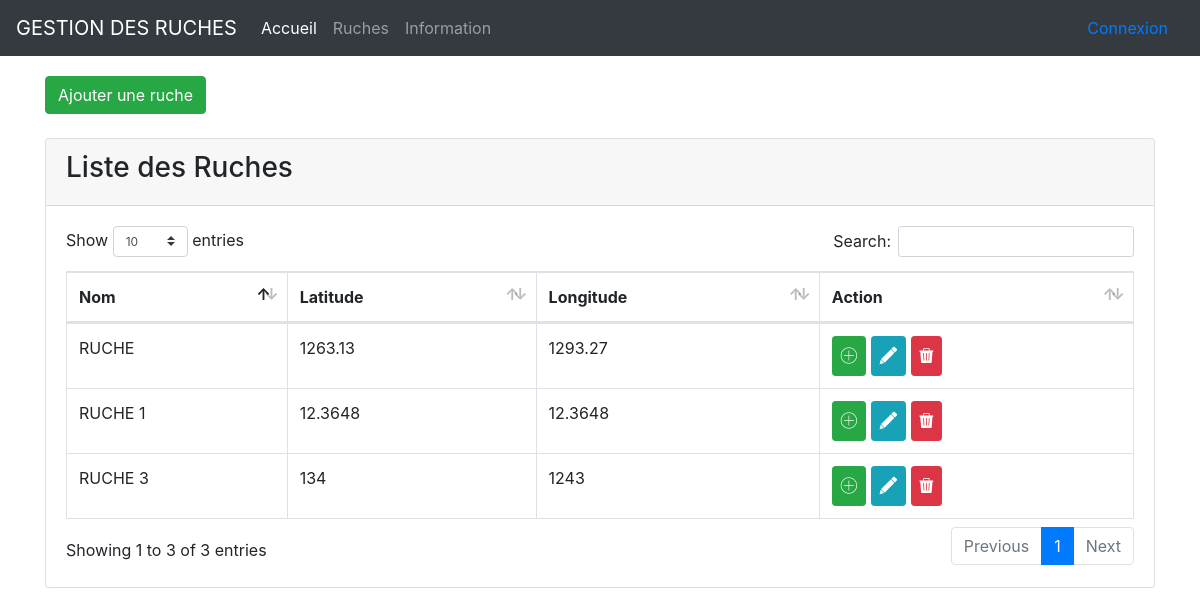
/index.php?action=ruches, run on the app's committed database.
### tables this page shows
CREATE TABLE IF NOT EXISTS `ruches` (
  `id` int(11) NOT NULL AUTO_INCREMENT,
  `name` varchar(255) NOT NULL,
  `longitude` float NOT NULL,
  `latitude` float NOT NULL,
  `create_at` datetime NOT NULL,
  `update_at` datetime DEFAULT NULL,
  PRIMARY KEY (`id`)
);

### controller/controller.php (called while the page is built, shortened)
<?php
require_once('model/RucheManager.php');
function listRuches()
{
    $ruchesManager=new RucheManager();
    $listRuches= $ruchesManager->getList();
    require('view/ruche/listRuche.php');
}

### model/RucheManager.php (called while the page is built, shortened)
<?php
require_once("class/Ruche.php");
class RucheManager extends Manager{
	public function getList()
	{
	  $ruches = [];
	  $db = $this->dbConnect();
	  $q = $db->query('SELECT id, name, latitude, longitude, create_at FROM ruches ORDER BY id');
	  while ($donnees = $q->fetch(PDO::FETCH_ASSOC))
	  {
		 $ruches[] = new Ruche($donnees);
	  }
	  return $ruches;
	}
}

### class/Ruche.php (called while the page is built, shortened)
<?php
	class Ruche{
		private $_id;
		private $_name;
		private $_latitude;
		private $_longitude;
		public function getId(){
			return $this->_id;
		}
		public function setId($_id){
			$this->_id =(int) $_id;
		}
		public function getName(){
			return $this->_name;
		}
		public function setName($_name){
			$this->_name =  $_name;
		}
		public function getLatitude(){
			return $this->_latitude;
		}
		public function setLatitude($_latitude){
			$this->_latitude = $_latitude ;
		}
		public function getLongitude(){
			return $this->_longitude;
		}
		public function setLongitude($_longitude){
			$this->_longitude =$_longitude ;
		}
		public function hydrate(array $donnees)
		{
			foreach ($donnees as $key => $value)
			{
				$method = 'set'.ucfirst($key);
			}
		}
	}

### view/ruche/listRuche.php (the view, shortened to what this page needs)
<div class="container">
    <div class="row">
        <div class="col-12">
            <a type="button" class="btn btn-success" href="index.php?action=addRuches">
                Ajouter une ruche
            </a>
        </div>
    </div>
    <br>
    <div class="card">
        <div class="card-header">
            <h3>Liste des Ruches</h3>
        </div>
        <div class="card-body">
            <div class="row">
                <div class="col-12">
                    <table class="table table-bordered" id="dataTable" width="100%" cellspacing="0">
                        <thead>
                            <tr>
                                <th>Nom</th>
                                <th>Latitude</th>
                                <th>Longitude</th>
                                <th>Action</th>
                            </tr>
                        </thead>
                        <tbody>
                            <?php
                    foreach ($listRuches as $key=>$data) :
                    ?>
                            <tr>
                                <td><?= $data->getName() ?></td>
                                <td><?= $data->getLatitude() ?></td>
                                <td><?= $data->getLongitude() ?></td>
                                <td>
                                    <a  href="index.php?action=addInformation&amp;id=<?=  $data->getId() ?>"  title="Ajouter une information" type="button" class="btn btn-success btn-sm" >
                                        <i class="ion-ios-plus-outline" style="font-size: 20px;"></i>
                                    </a>
                                    <a  type="button" class="btn btn-info btn-sm"  href="index.php?action=updateRuche&amp;id=<?=  $data->getId() ?>"
                                        data-toggle="tooltip" data-placement="top" title="Modifier"><i class="ion-edit"
                                            style="font-size: 20px;"></i></a>
                                    <button  type="button" class="btn btn-danger btn-sm btn_delete" id=<?=  $data->getId() ?>>
                                        <i   data-toggle="tooltip modal" data-placement="top" title="Supprimer"
                                            class="ion-trash-a " style="font-size: 20px;"></i>
                                    </button>
                                </td>
                            </tr>
                            <?php
                    endforeach;
                    ?>
                        </tbody>
                    </table>
                </div>
            </div>
        </div>
    </div>
</div>
<?php $content = ob_get_clean(); ?>
<?php require('view/template.php'); ?>

### index.php (shortened to what this page needs)
<?php
require('controller/controller.php');
try{
    if (isset($_GET['action'])) {
        switch ($_GET['action'])
        {
            case 'ruches':
                listRuches();
                break;
        }
    }else{
        home();
    }
}catch(Exception $e) {
    echo 'Erreur : ' . $e->getMessage();
}

### view/template.php (shortened to what this page needs)
<!DOCTYPE html>
<html>
<head>
    <link href="public/css/bootstrap.min.css" rel="stylesheet" />
    <link href="public/css/style.css" rel="stylesheet" />
    <link href="public/css/dataTables.bootstrap4.css" rel="stylesheet" />
    <link rel="stylesheet" href="public/icon/css/ionicons.css">
    <link rel="stylesheet" href="https://maxcdn.bootstrapcdn.com/bootstrap/4.0.0/css/bootstrap.min.css">
</head>
<header>
    <nav class="navbar navbar-expand-sm navbar-dark bg-dark">
        <a class="navbar-brand" href="#" >GESTION DES RUCHES</a>
        <div class="collapse navbar-collapse" id="navbarsExample03">
            <ul class="navbar-nav mr-auto">
                <li class="nav-item active">
                    <a class="nav-link" href="index.php">Accueil <span class="sr-only">(current)</span></a>
                </li>
                <li class="nav-item">
                    <a class="nav-link" href="index.php?action=ruches" >Ruches</a>
                </li>
                <li class="nav-item">
                    <a class="nav-link" href="index.php?action=listeInformation"  >Information</a>
                </li>
            </ul>
            <div class="form-inline my-2 my-md-0">
                <a class="nav-link" href="#" >Connexion</a>
            </div>
        </div>
    </nav>
</header>
<body >
<?= $content ?>
</body>
</html>

### public/css/style.css (style rules this page uses)
body { padding-bottom: 20px; }
.navbar { margin-bottom: 20px; }

### data on the page
ruches: name "RUCHE 1", latitude "12.3648", longitude "12.3648"
ruches: name "RUCHE", latitude "1263.13", longitude "1293.27"
ruches: name "RUCHE 3", latitude "134", longitude "1243"
